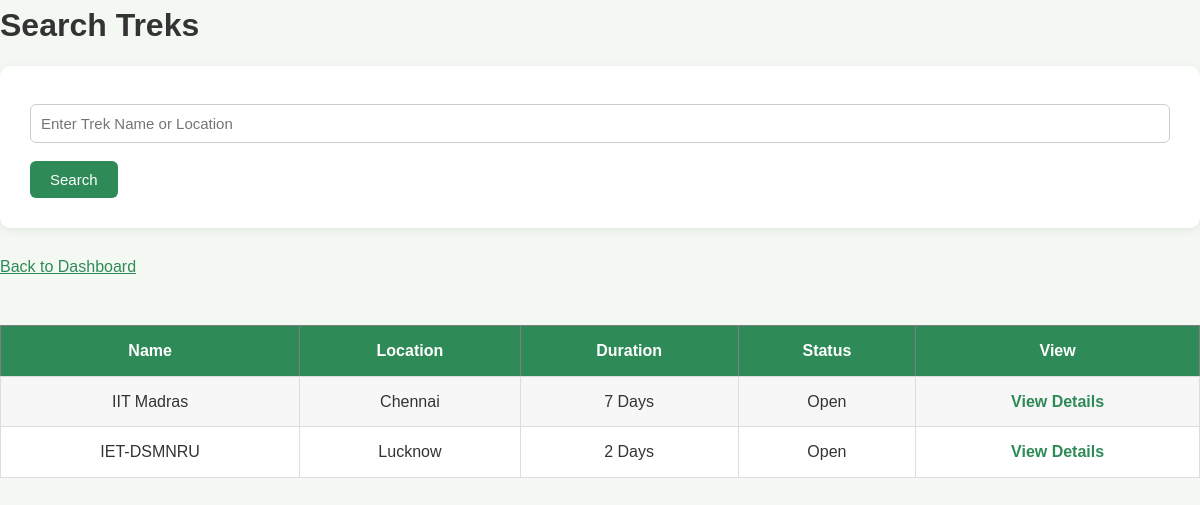
The app's page /search_treks (signed in) with its own data.
### app.py (models this page shows)
class Trekking_table(db.Model):
    id = db.Column(db.Integer, primary_key=True)
    name = db.Column(db.String(100), nullable=False)
    location = db.Column(db.String(100), nullable=False)
    user_id = db.Column(db.Integer, db.ForeignKey('user.id'), nullable=False)
    description = db.Column(db.Text, nullable=False)
    duration = db.Column(db.Integer, nullable=False)
    staff_id = db.Column(db.Integer, db.ForeignKey('staff.id'))
    available_slots = db.Column(db.Integer, default=20)
    status = db.Column(db.String(20), default="Open")
    progress = db.Column(db.String(20), default="Not Started")

### app.py (the view)
@app.route("/search_treks", methods=["GET", "POST"])
def search_treks():
    if "user_id" not in session:
        return redirect("/login")
    treks = Trekking_table.query.all()
    if request.method == "POST":
        search = request.form["search"]
        treks = Trekking_table.query.filter(
            (Trekking_table.name.contains(search)) |
            (Trekking_table.location.contains(search))
        ).all()
    return render_template(
        "User/search_treks.html",
        treks=treks
    )

### templates/User/search_treks.html (shortened to what this page needs)
<!DOCTYPE html>
<html lang="en">
<head>
    <link rel="stylesheet" href="{{ url_for('static', filename='css/style.css') }}">
</head>
<body>
    <h1>Search Treks</h1>
    <form method="POST">
        <input
            type="text"
            name="search"
            placeholder="Enter Trek Name or Location"
            required>
        <input type="submit" value="Search">
    </form>
    <br>
    <a href="/user">Back to Dashboard</a>
    <br><br>
    {% if treks %}
    <table border="1" cellpadding="8">
        <tr>
            <th>Name</th>
            <th>Location</th>
            <th>Duration</th>
            <th>Status</th>
            <th>View</th>
        </tr>
        {% for trek in treks %}
        <tr>
            <td>{{ trek.name }}</td>
            <td>{{ trek.location }}</td>
            <td>{{ trek.duration }} Days</td>
            <td>{{ trek.status }}</td>
            <td>
                <a href="/trek_details/{{ trek.id }}">View Details</a>
            </td>
        </tr>
        {% endfor %}
    </table>
    {% else %}
    <p>No Trek Found.</p>
    {% endif %}
</body>
</html>

### static/css/style.css (style rules this page uses)
* { margin:0; padding:0; box-sizing:border-box; }
body { font-family:Arial, Helvetica, sans-serif; background:#f4f8f3; color:#333; line-height:1.6; }
form { background:white; padding:30px; border-radius:10px; box-shadow:0 2px 8px rgba(0,0,0,0.08); }
input[type=text], input[type=email], input[type=password], input[type=number], select, textarea { width:100%; padding:10px; margin-top:8px; margin-bottom:18px; border:1px solid #cccccc; border-radius:6px; font-size:15px; }
input[type=submit], button { background:#2e8b57; color:white; border:none; padding:10px 20px; border-radius:6px; cursor:pointer; font-size:15px; }
table { width:100%; border-collapse:collapse; background:white; margin-top:20px; }
table th { background:#2e8b57; color:white; padding:12px; }
table td { padding:12px; border:1px solid #dddddd; text-align:center; }
table tr:nth-child(even) { background:#f7f7f7; }
table a { color:#2e8b57; text-decoration:none; font-weight:bold; }
h1 { margin-bottom:15px; }
a { color:#2e8b57; }

### records on screen
Trekking_table: name "IIT Madras", location "Chennai", duration "7", status "Open"
Trekking_table: name "IET-DSMNRU", location "Lucknow", duration "2", status "Open"
